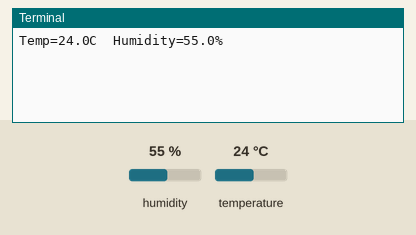
A program run on a simulated Raspberry Pi (BCM pin numbers). Parts: the last lines printed to the terminal. Inputs (shaded band) come from the test bench; at power-on: humidity 55 %, temperature 24 °C.

Above: at 1.2 s.
1.3 s: humidity set to 22 %
At 4.2 s:
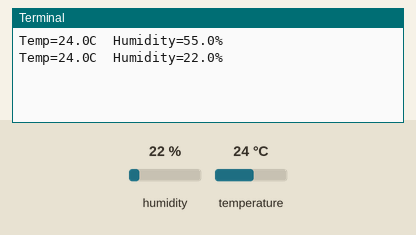
4.7 s: temperature set to 12 °C
At 7.0 s:
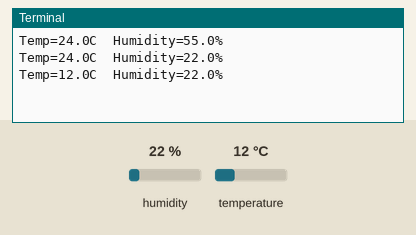
8.1 s: humidity set to 40 %
At 8.6 s:
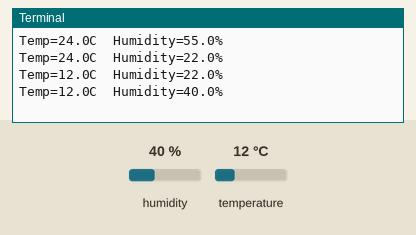
Timing chart, 0 to 11.1 s (numbered marks = the images above; inputs shaded):
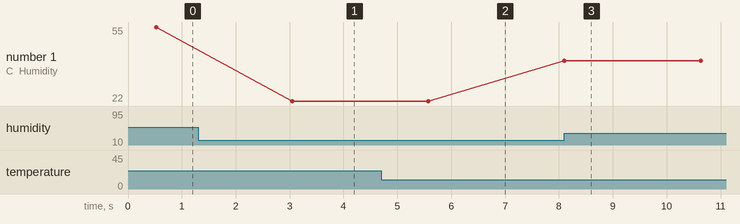

Measured:
- after the input at 1.3 s, the terminal: prints a new line after 1.8 s (image 1)
- after the input at 4.7 s, the terminal: prints a new line after 0.88 s (image 2)
- after the input at 8.1 s, the terminal: prints a new line at once (image 3)
- plotted number 1: 55 → 22 after the input at 1.3 s, 22 → 40 after the input at 8.1 s

The program:

temp_humidity.py
```python
# python3 -m pip install adafruit-circuitpython-dht
import Adafruit_DHT
import time

# Set the type of sensor and the GPIO pin to which it is connected
DHT_SENSOR = Adafruit_DHT.DHT11
DHT_PIN = 4  # Replace with the GPIO pin number you are using

while True:
    # Read humidity and temperature
    humidity, temperature = Adafruit_DHT.read(DHT_SENSOR, DHT_PIN)

    if humidity is not None and temperature is not None:
        print(f"Temp={temperature:.1f}C  Humidity={humidity:.1f}%")
    else:
        print("Failed to retrieve data from the sensor")

    # Wait for 2 seconds before reading again
    time.sleep(2)
```
